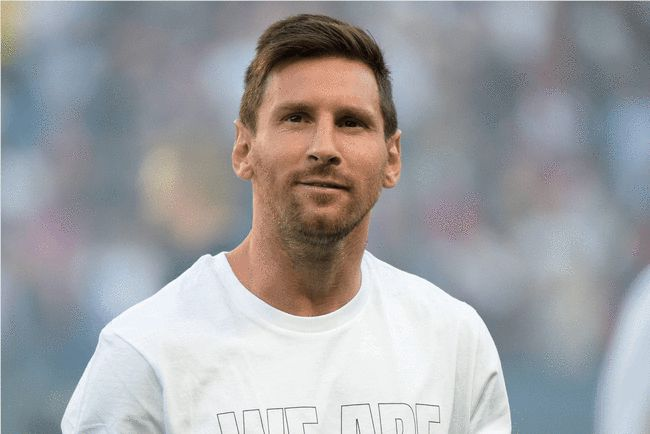
#> input picture 3.8/cv2/data/messi6.jpg, 650 x 434 px
$ python img_border.py
#> lines starting #> are read from the running program, lines starting #| are printed output that depends on the picture
# -*- coding: utf-8 -*-
# @author   :   eko.zhan
# @time     :   2021/8/23 22:56
import cv2
import numpy as np
from matplotlib import pyplot as plt

BLUE = [255, 0, 0]  # 这个颜色值明明是红色，为啥变量名是蓝色呢？
img1 = cv2.imread("../data/messi6.jpg")
#> img1 is the input picture: shape (434, 650, 3); mean B, G, R 162.5, 160, 159.9

#    • src 输入图像
# 　　• top, bottom, left, right 对应边界的像素数目，可以理解为边框值。
# 　　• borderType 要添加那种类型的边界，类型如下：
# 　　　　– cv2.BORDER_CONSTANT 添加有颜色的常数值边界，还需要下一个参数（value）。
# 　　　　– cv2.BORDER_REFLECT 边界元素的镜像。比如: fedcba|abcde-fgh|hgfedcb
# 　　　　– cv2.BORDER_REFLECT_101 or cv2.BORDER_DEFAULT跟上面一样，但稍作改动。例如: gfedcb|abcdefgh|gfedcba
# 　　　　– cv2.BORDER_REPLICATE 重复最后一个元素。例如: aaaaaa|abcdefgh|hhhhhhh
# 　　　　– cv2.BORDER_WRAP 不知道怎么说了, 就像这样: cdefgh|abcdefgh|abcdefg
# 　　• value 边界颜色，如果边界的类型是 cv2.BORDER_CONSTANT，那么value必填
top_size, bottom_size, left_size, right_size = (50, 50, 50, 50)
replicate = cv2.copyMakeBorder(
    img1, top_size, bottom_size, left_size, right_size, cv2.BORDER_REPLICATE
)
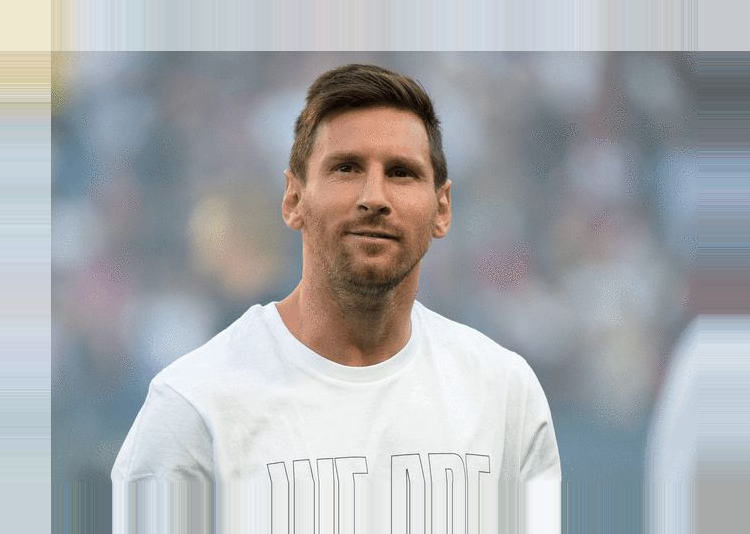
#> replicate: shape (534, 750, 3); mean B, G, R 173.7, 170.6, 168.4
reflect = cv2.copyMakeBorder(
    img1, top_size, bottom_size, left_size, right_size, cv2.BORDER_REFLECT
)
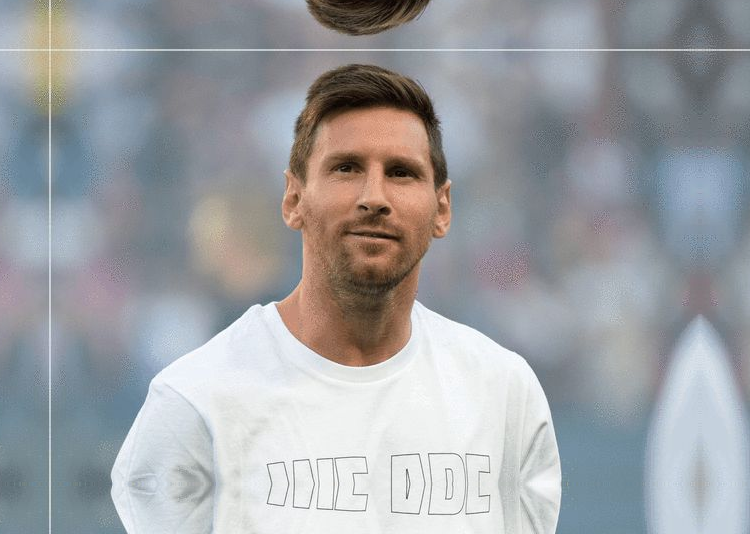
#> reflect: shape (534, 750, 3); mean B, G, R 164.4, 160.9, 158.4
reflect101 = cv2.copyMakeBorder(
    img1, top_size, bottom_size, left_size, right_size, cv2.BORDER_REFLECT_101
)
wrap = cv2.copyMakeBorder(
    img1, top_size, bottom_size, left_size, right_size, cv2.BORDER_WRAP
)
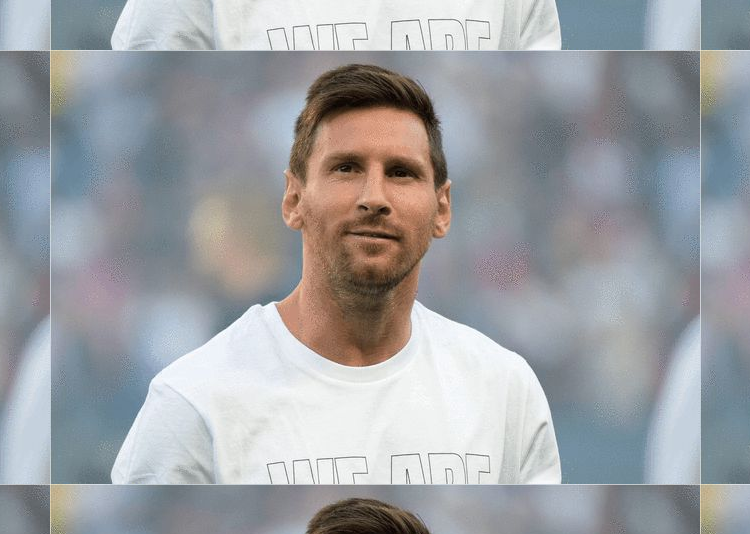
#> wrap: shape (534, 750, 3); mean B, G, R 164.4, 160.9, 158.4
constant = cv2.copyMakeBorder(
    img1, top_size, bottom_size, left_size, right_size, cv2.BORDER_CONSTANT, value=BLUE
)
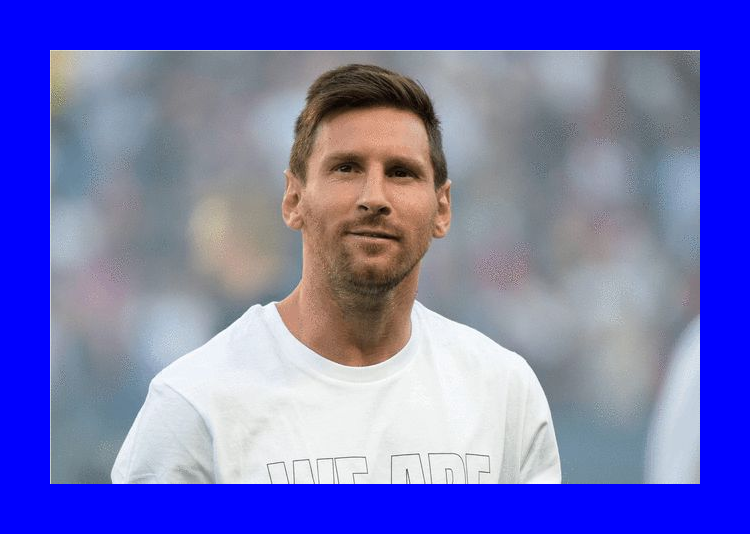
#> constant: shape (534, 750, 3); mean B, G, R 189.8, 112.7, 112.6

plt.subplot(231), plt.imshow(img1, "gray"), plt.title("ORIGINAL")
plt.subplot(232), plt.imshow(replicate, "gray"), plt.title("REPLICATE")
plt.subplot(233), plt.imshow(reflect, "gray"), plt.title("REFLECT")
plt.subplot(234), plt.imshow(reflect101, "gray"), plt.title("REFLECT_101")
plt.subplot(235), plt.imshow(wrap, "gray"), plt.title("WRAP")
plt.subplot(236), plt.imshow(constant, "gray"), plt.title("CONSTANT")

plt.show()
#> figure, not shown here; B, G, R data is drawn as R, G, B
